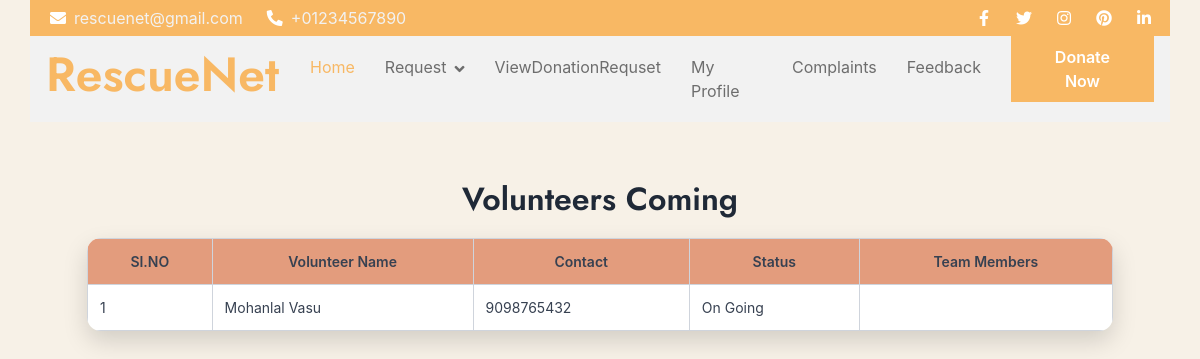
The page /User/ViewMembers/13/ on the database its author committed.
### Volunteer/models.py (models this page shows)
class tbl_response(models.Model):
    response_date=models.DateField(auto_now_add=True)
    response_status=models.IntegerField(default=0)
    volunteer_id=models.ForeignKey(tbl_volunteer,on_delete=models.CASCADE)
    request_id=models.ForeignKey(tbl_request,on_delete=models.CASCADE)

### Guest/models.py (models this page shows)
class tbl_volunteer(models.Model):
    volunteer_name=models.CharField(max_length=50)
    volunteer_email=models.CharField(max_length=50)
    volunteer_password=models.CharField(max_length=50)
    volunteer_photo=models.FileField(upload_to="Assets/VolunteerDocs/")
    volunteer_proof=models.FileField(upload_to="Assets/VolunteerDocs/")
    volunteer_address=models.CharField(max_length=100)
    volunteer_contact=models.CharField(max_length=50)
    volunteer_emergency=models.IntegerField()
    place=models.ForeignKey(tbl_place,on_delete=models.CASCADE)
    volunteer_status=models.IntegerField(default=0)

### User/views.py (the view)
# urls.py: path('ViewMembers/<int:rid>', views.ViewMembers, name='ViewMembers'),
def ViewMembers(request, rid):
    volunteers = tbl_response.objects.filter(
        request_id_id=rid
    ).select_related("volunteer_id")
    taskmembers = tbl_taskmember.objects.filter(
        response_id__request_id_id=rid
    ).select_related("team_id", "response_id")
    return render(request, "User/ViewMembers.html", {
        "volunteers": volunteers,
        "taskmembers": taskmembers
    })

### User/Templates/User/ViewMembers.html (shortened to what this page needs)
{% extends 'User/Header.html' %}
{% block content %}
<!DOCTYPE html>
<html lang="en">
<head>
</head>
<body>
    <h2 align="center">Volunteers Coming</h2>
    <table>
        <tr>
            <th>SI.NO</th>
            <th>Volunteer Name</th>
            <th>Contact</th>
            <th>Status</th>
            <th>Team Members</th>
        </tr>
        {% for v in volunteers %}
        <tr>
            <td>{{ forloop.counter }}</td>
            <td>{{ v.volunteer_id.volunteer_name }}</td>
            <td>{{ v.volunteer_id.volunteer_contact }}</td>
            <td>
                {% if v.response_status == 1 %}
                    Accepted
                {% elif v.response_status == 2 %}
                    On Going
                {% elif v.response_status == 3 %}
                    Completed
                {% else %}
                    Pending
                {% endif %}
            </td>
            <td>
            </td>
        </tr>
        {% empty %}
        <tr>
            <td colspan="5" align="center">No Volunteers Yet</td>
        </tr>
        {% endfor %}
    </table>
</body>
</html>
{% endblock %}

### User/Templates/User/ViewMembers.html (style rules this page uses)
body { font-family: "Inter", "Segoe UI", Arial, sans-serif; background-color: #f3eadaa1; padding: 30px; color: #374151; }
h2 { margin-bottom: 20px; font-weight: 600; color: #1f2937; }
table { width: 90%; margin: auto; border-collapse: collapse; background-color: #ffffff; border-radius: 14px; overflow: hidden; box-shadow: 0 10px 25px rgba(0, 0, 0, 0.15); }
th, td { border: 1px solid #cfd4dc; padding: 12px; font-size: 14px; vertical-align: top; }
th { background-color: #e39c7d; font-weight: 600; text-align: center; }

### rows shown on the page
tbl_response: volunteer_id.volunteer_name "Mohanlal Vasu", volunteer_id.volunteer_contact "9098765432", response_status "On Going"
